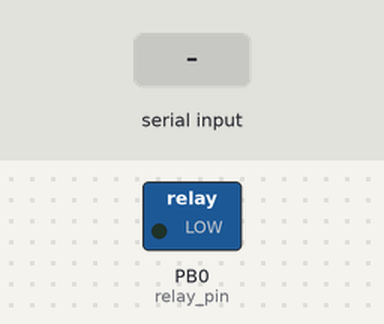
This sketch was run on a simulated ATtiny85, built with avr-gcc and run on an emulated ATtiny85. On the bench: switched loads named in the sketch (green lamp = pin HIGH). The test bench sets the inputs (shaded band).

Above: at 1.2 s.
1.3 s: "1" received over the second serial link
At 2.5 s:
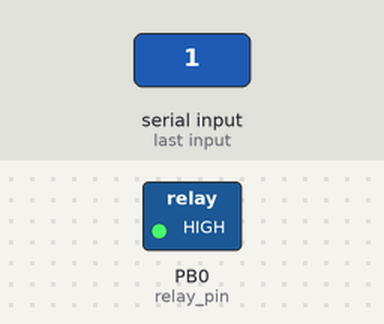
2.8 s: "0" received over the second serial link
At 3.7 s:
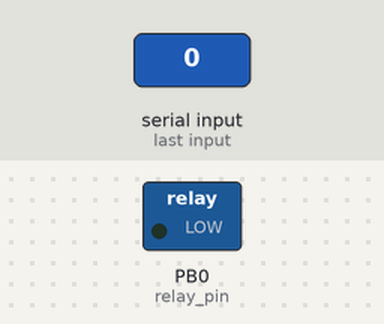
Timing chart, 0 to 5.8 s (numbered marks = the images above; inputs shaded):
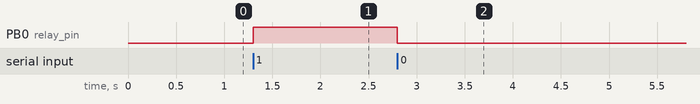

Measured:
- after the input at 1.3 s, PB0 (relay_pin): LOW → HIGH at once
- after the input at 2.8 s, PB0 (relay_pin): HIGH → LOW at once

The sketch:

ATtiny85.ino
```cpp
#include<SoftwareSerial.h>
#define relay_pin 0
SoftwareSerial s_serial(2,3);
char ch;
void setup()
{
  pinMode(3,OUTPUT);
  pinMode(2,INPUT);
  pinMode(0,OUTPUT);
  s_serial.begin(9600);

}
void loop()
{
  while(s_serial.available())
    {
       if(s_serial.available()>0)
        {
          ch = s_serial.read();
          if(ch == '1')
{
  digitalWrite(relay_pin,HIGH);

}
          if(ch == '0')
 	{
  digitalWrite(relay_pin,LOW);

}
        }
    }
}             
```
